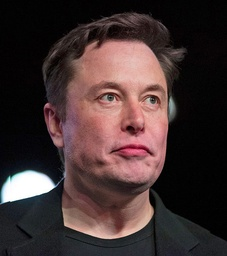
#> input picture face.jpg, 227 x 256 px, shrunk from 501 x 565 before the run
$ python active_contour.py
#> lines starting #> are read from the running program, lines starting #| are printed output that depends on the picture; after the words box and inside, x2 and y2 are one past the last pixel; in counts of white or black regions, pixels touching at a corner belong together
### levelset.py
import cv2 as cv
import numpy as np
import matplotlib.pyplot as plt
from differences import *
# np.set_printoptions(threshold=np.inf)

# Initialization
def init_levelset(size):
    x = np.linspace(1, size[1], size[1])
    y = np.linspace(1, size[0], size[0])
    X, Y = np.meshgrid(x, y)
    # Plot a circle
    r = min(size[0], size[1])/2
    radius = r
    center = (size[0]/2 - 25, size[1]/2 + 5)
    psi0 = np.sqrt((X - [center[1]]) ** 2 + (Y - [center[0]]) ** 2) - radius * 0.875
    return psi0

# Reinitialization
def reinitialization(psi, it):
    e = 1
    sign_function = psi / np.sqrt(psi ** 2 + e ** 2)  # Sign distance function
    psi_new = psi

    # Update psi
    for i in range(it):
        psi_delta = entropy_upwind(sign_function, psi_new, True)  # Delta t
        delta_t = 1/np.sqrt(2)
        psi_new = psi_new + delta_t * (sign_function - psi_delta)  # iterate
    return psi_new

# Plot image with psi
def image_psi(img, psi):
    plt.imshow(img, cmap='Greys_r')
    plt.contour(psi, 0, colors='red')
    plt.show()

### differences.py
import numpy as np
import copy

# Central difference of x
def Dx_central(m):
    y0, x0 = m.shape
    f = np.pad(m, ((0, 0), (1, 1)), 'edge')
    y, x = f.shape
    fx = np.zeros([y0, x0])
    fx[:, 0:x0] = 0.5 * (f[:, 2:x] - f[:, 0:x-2])
    return fx

# Central difference of y
def Dy_central(my):
    y0, x0 = my.shape
    f = np.pad(my, ((1, 1), (0, 0)), 'edge')
    y, x = f.shape
    fy = np.zeros([y0, x0])
    fy[0:y0, :] = 0.5 * (f[2:y, :] - f[0:y-2, :])
    return fy


# Forward difference of x
def Dx_forward(m):
    y0, x0 = m.shape
    f = np.pad(m, ((0, 0), (0, 1)), 'edge')
    y, x = f.shape
    fx = np.zeros([y0, x0])
    fx[:, 0:x0] = f[:, 1:x] - f[:, 0:x-1]
    return fx

# Backward difference of x
def Dx_backward(m):
    y0, x0 = m.shape
    f = np.pad(m, ((0, 0), (1, 0)), 'edge')
    y, x = f.shape
    fx = np.zeros([y0, x0])
    fx[:, 0:x0] = f[:, 1:x] - f[:, 0:x-1]
    return fx

# Forward difference of y
def Dy_forward(m):
    y0, x0 = m.shape
    f = np.pad(m, ((0, 1), (0, 0)), 'edge')
    y, x = f.shape
    fy = np.zeros([y0, x0])
    fy[0:y0, :] = f[1:y, :] - f[0:y-1, :]
    return fy

# Backward difference of y
def Dy_backward(m):
    y0, x0 = m.shape
    f = np.pad(m, ((1, 0), (0, 0)), 'edge')
    y, x = f.shape
    fy = np.zeros([y0, x0])
    fy[0:y0, :] = f[1:y, :] - f[0:y-1, :]
    return fy

# Upwind difference
def upwind_difference(v1, v2, m):
    v1_temp_1 = copy.copy(v1)
    v1_temp_2 = copy.copy(v1)
    v2_temp_1 = copy.copy(v2)
    v2_temp_2 = copy.copy(v2)
    v1_temp_1[v1 < 0] = 0
    v1_temp_2[v1 > 0] = 0
    v2_temp_1[v2 < 0] = 0
    v2_temp_2[v2 > 0] = 0
    x = v1_temp_1 * Dx_forward(m) + v1_temp_2 * Dx_backward(m)
    y = v2_temp_1 * Dy_forward(m) + v2_temp_2 * Dy_backward(m)
    r = x + y
    return r

# entropy upwind differnce
def entropy_upwind(phi, m, p=None):
    Dx_f = Dx_forward(m)
    Dx_b = Dx_backward(m)
    Dy_f = Dy_forward(m)
    Dy_b = Dy_backward(m)
    Dx_f_temp = copy.copy(Dx_f)
    Dx_b_temp = copy.copy(Dx_b)
    Dy_f_temp = copy.copy(Dy_f)
    Dy_b_temp = copy.copy(Dy_b)
    Dx_f_temp_1 = copy.copy(Dx_f)
    Dx_b_temp_1 = copy.copy(Dx_b)
    Dy_f_temp_1 = copy.copy(Dy_f)
    Dy_b_temp_1 = copy.copy(Dy_b)
    Dx_f_temp[Dx_f < 0] = 0
    Dx_b_temp[Dx_b > 0] = 0
    Dy_f_temp[Dy_f < 0] = 0
    Dy_b_temp[Dy_b > 0] = 0
    Dx_f_temp_1[Dx_f > 0] = 0
    Dx_b_temp_1[Dx_b < 0] = 0
    Dy_f_temp_1[Dy_f > 0] = 0
    Dy_b_temp_1[Dy_b < 0] = 0
    phi_temp = copy.copy(phi)
    phi_temp_1 = copy.copy(phi)
    phi_temp[phi < 0] = 0
    phi_temp_1[phi > 0] = 0
    output = phi_temp * (np.sqrt(Dx_f_temp_1 ** 2 + Dx_b_temp_1 ** 2 + Dy_f_temp_1 ** 2 + Dy_b_temp_1 ** 2)) \
             + phi_temp_1 * (np.sqrt(Dx_f_temp ** 2 + Dx_b_temp ** 2 + Dy_f_temp ** 2 + Dy_b_temp ** 2))
    return output

# CFL condition calculation
def CFL(phi, grad_phi_x, grad_phi_y, a):
    delta_t_diffusion = 0.5/np.max(phi)
    delta_t_advection = 1/np.max(np.sqrt(grad_phi_x ** 2 + grad_phi_y ** 2))
    delta_t_erosion = 1/(np.sqrt(2)*a*np.max(phi))
    delta_t = min(delta_t_advection, delta_t_diffusion, delta_t_erosion)
    return delta_t

### gradient_descent.py
from differences import *
import copy
import cv2 as cv

# Graient descent
def gradient_descent(psi, phi, grad_phi_X, grad_phi_Y, a):
    psi_x = Dx_central(psi)
    psi_y = Dy_central(psi)
    psi_xy = Dx_central(psi_y)
    psi_xx = Dx_forward(Dx_backward(psi))
    psi_yy = Dy_forward(Dy_backward(psi))  # Partial derivativea
    # Diffusion term
    diffusion = phi * (psi_yy * psi_x ** 2 - 2 * psi_x * psi_y * psi_xy + psi_xx * psi_y ** 2)/(psi_x ** 2 + psi_y ** 2)
    psi_temp = copy.copy(psi)
    psi_temp[psi < 0.5] = 1
    psi_temp[psi > -0.5] = 0
    diffusion_mat = psi_temp * diffusion / (np.sqrt(psi_x ** 2 + psi_y ** 2))
    diffusion_energy = np.sum(diffusion_mat)

    # Advection term
    advection = upwind_difference(grad_phi_X, grad_phi_Y, psi)
    advection_mat = psi_temp * advection / (np.sqrt(psi_x ** 2 + psi_y ** 2))
    advection_energy = np.sum(advection_mat)

    # Erosion term
    erosion = a * entropy_upwind(phi, psi)
    erosion_mat = psi_temp * erosion / (np.sqrt(psi_x ** 2 + psi_y ** 2))
    erosion_energy = np.sum(erosion_mat)
    delta_t = CFL(phi, grad_phi_X, grad_phi_Y, a)
    grad_energy = advection + diffusion + erosion

    # Update psi
    psi_new = psi + delta_t * grad_energy
    return psi_new, diffusion_energy, advection_energy, erosion_energy

# Computing energy
def compute_energy(psi, phi, a):
    psi_temp_1 = copy.copy(psi)
    psi_temp_2 = copy.copy(psi)
    psi_temp_1[psi < 0.5] = 1
    psi_temp_1[psi >= 0.5] = 0
    psi_temp_2[psi > -0.5] = 1
    psi_temp_2[psi <= -0.5] = 0
    psi_temp = psi_temp_1 * psi_temp_2
    psi_temp_in = copy.copy(psi)
    psi_temp_in[psi < 0] = 1
    psi_temp_in[psi >= 0] = 0
    energy_mat = psi_temp * phi + a * psi_temp_in * phi
    energy = np.sum(energy_mat)
    return energy

### active_contour.py
import cv2 as cv
import numpy as np
from levelset import *
from gradient_descent import *

# Image
I0 = cv.imread("face.jpg")  # Image read
#> I0 is the input picture: shape (256, 227, 3); mean B, G, R 49.7, 50.1, 66.5
I1 = cv.cvtColor(I0, cv.COLOR_RGB2GRAY)  # Image transfer from RGB to Gray
size = I1.shape  # Image size
#> size = (256, 227)
sigma = 1.2  # Scale parameter in Gauss
I = cv.GaussianBlur(I1.astype(np.float32), (7, 7), sigma)  # Gauss filter
a = 0.4  # Coefficient in the erosion term

# Gredient
Iy, Ix = np.gradient(I)  # Gradient, x and y directions
f = Ix ** 2 + Iy ** 2  # Default potential function
# f = np.sqrt(Ix ** 2 + Iy ** 2)  # Another potential function
potential = [1]/([1] + f)  # Potential function, phi = 1/1+||nabla(phi)||^2
grad_y, grad_x = np.gradient(potential)  # Gradient of phi
phi = potential
grad_phi_x = grad_x
grad_phi_y = grad_y

# Reference
reference = cv.imread("face_ref.jpg")  # The reference contour of the actual object
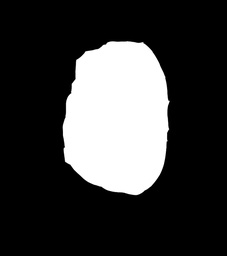
#> input picture face_ref.jpg, 227 x 256 px, shrunk from 501 x 565 before the run
#> reference is the input picture: shape (256, 227, 3); min 0, max 255, mean 58.5
reference = cv.cvtColor(reference, cv.COLOR_RGB2GRAY)  # Image transfer from RGB to Gray
#> reference: shape (256, 227)
ret, reference = cv.threshold(reference, 175, 255, cv.THRESH_BINARY)
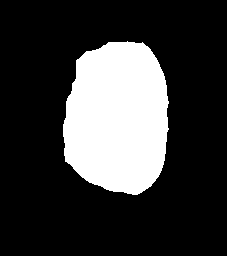
#> reference: shape (256, 227); 22.8% white; 1 white region, box (x1, y1, x2, y2) and area: (63, 41, 169, 195) 13239
reference = reference/255

# Initial level set
psi = init_levelset(size)  # Init level set
image_psi(I1, psi)  # Plot the initial

# Energy
energy_array = []
diffusion_energy_gradient = []
advevtion_energy_gradient = []
erosion_energy_gradient = []
energy_gradient = []

# Error
psi_r = cv.threshold(psi, 0.5, 255, cv.THRESH_BINARY)#/[255]
psi_reverse = psi_r[1]/255
psi_bw = 1 - psi_reverse
current_error_mat = psi_bw - reference
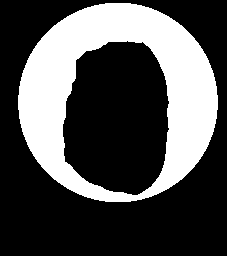
#> current_error_mat: shape (256, 227) float64; values 0 (black) and 1 (white), 31.1% white; 1 white region, box (x1, y1, x2, y2) and area: (18, 3, 218, 202) 18073
current_error = np.sum(current_error_mat)
#> current_error = 18073
norm = np.sum(reference)
#> norm = 13239
error = []

# Iteration
cur = 1
n = 25
flag = True
while flag:
    if cur % 10 == 0:
        psi = reinitialization(psi, 10)

    psi, diffusion_energy_grad, advection_energy_grad, erosion_energy_grad = gradient_descent(psi, phi, grad_phi_x, grad_phi_y, a)
    if cur % n == 0:
        # print(psi)
        diffusion_energy_gradient.append(diffusion_energy_grad)
        advevtion_energy_gradient.append(advection_energy_grad)
        erosion_energy_gradient.append(erosion_energy_grad)
        energy_gradient.append(diffusion_energy_grad+advection_energy_grad+erosion_energy_grad)

        energy = compute_energy(psi, phi, a)
        energy_array.append(energy)

        psi_r = cv.threshold(psi, 0.5, 255, cv.THRESH_BINARY)
        psi_reverse = psi_r[1]/255
        psi_bw = 1 - psi_reverse
        current_error_mat = psi_bw - reference
        current_error = np.sum(current_error_mat)/norm
        error.append(current_error)

        # # Stable condition
        if cur/n > 3 and abs(energy_gradient[int(cur / n) - 1] + energy_gradient[int(cur / n) - 2]
               - energy_gradient[int(cur / n) - 3] - energy_gradient[int(cur / n) - 4]) < 0.1:
            flag = False
        # iteration number condition
        # if cur == 3000:
        #     flag = False
    cur += 1
#> this loop made 1525 passes
#> (diffusion_energy in gradient_descent, advection_energy in gradient_descent, erosion_energy in gradient_descent, diffusion_energy_grad, advection_energy_grad, erosion_energy_grad) on passes 1 to 3: (148.1, 345.9, 4141.5, 148.1, 345.9, 4141.5), (60.72, 388, 4134.5, 60.72, 388, 4134.5), (29.26, 389.3, 4117.2, 29.26, 389.3, 4117.2)
#> pass 1, in gradient_descent, `psi_x = Dx_central(psi)`:
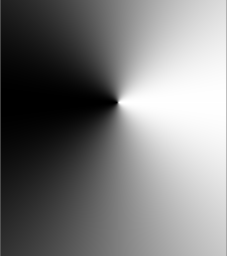
#> psi_x: shape (256, 227) float64; min -1, max 1, mean -0.0337; drawn with min black and max white
#> pass 1, in gradient_descent, `psi_y = Dy_central(psi)`:
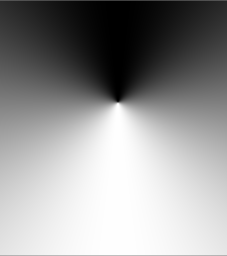
#> psi_y: shape (256, 227) float64; min -1, max 1, mean 0.179; drawn with min black and max white
#> after the loop:
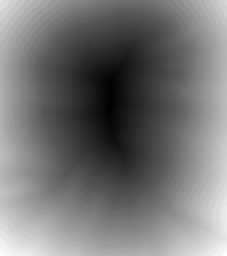
#> psi: shape (256, 227) float64; min -60.36, max 114.5, mean 19.7; drawn with min black and max white

# Plot the trend
def plot_trend(mat, name):
#> called with name = 'error'
    size = len(mat)
    x =[i for i in range(size)]
    it = [i * 25 for i in x]
    plt.figure()
    plt.plot(it, mat, 'b', label=name)
    plt.title(name + ' evolution with iteration')
    plt.xlabel('iteration')
    plt.ylabel(name)
    plt.legend()
    plt.show()
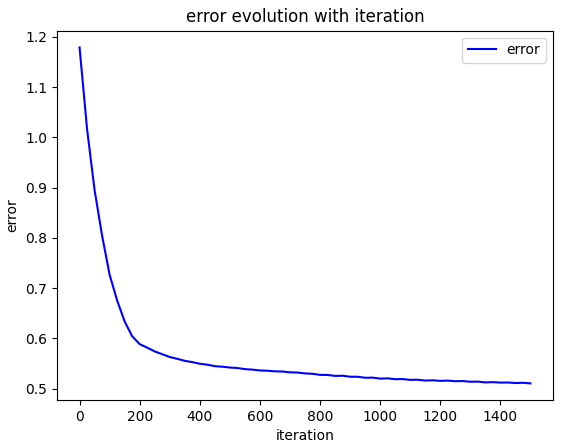
#> figure drawn by matplotlib, 1 panel; curve peaks at x = 0, y = 1.18

image_psi(I1, psi)
plot_trend(error, 'error')
cv.waitKey(0)
